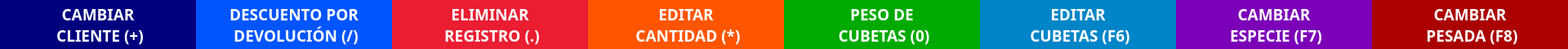
    <widget class="QFrame" name="frmOpciones">
     <property name="geometry">
      <rect>
       <x>0</x>
       <y>980</y>
       <width>1920</width>
       <height>60</height>
      </rect>
     </property>
     <property name="frameShape">
      <enum>QFrame::StyledPanel</enum>
     </property>
     <property name="frameShadow">
      <enum>QFrame::Raised</enum>
     </property>
     <widget class="QLabel" name="btnCambiarCliente">
      <property name="geometry">
       <rect>
        <x>0</x>
        <y>0</y>
        <width>240</width>
        <height>60</height>
       </rect>
      </property>
      <property name="font">
       <font>
        <family>Poppins</family>
        <pointsize>14</pointsize>
        <weight>75</weight>
        <bold>true</bold>
       </font>
      </property>
      <property name="styleSheet">
       <string notr="true">background-color: rgb(0, 0, 127);
color: rgb(255, 255, 255);</string>
      </property>
      <property name="text">
       <string>CAMBIAR 
 CLIENTE (+)</string>
      </property>
      <property name="alignment">
       <set>Qt::AlignCenter</set>
      </property>
     </widget>
     <widget class="QLabel" name="btnDescuentoXDevolucion">
      <property name="geometry">
       <rect>
        <x>240</x>
        <y>0</y>
        <width>240</width>
        <height>60</height>
       </rect>
      </property>
      <property name="font">
       <font>
        <family>Poppins</family>
        <pointsize>14</pointsize>
        <weight>75</weight>
        <bold>true</bold>
       </font>
      </property>
      <property name="styleSheet">
       <string notr="true">background-color: rgb(0, 85, 255);
color: rgb(255, 255, 255);</string>
      </property>
      <property name="text">
       <string>DESCUENTO POR 
 DEVOLUCIÓN (/)</string>
      </property>
      <property name="alignment">
       <set>Qt::AlignCenter</set>
      </property>
     </widget>
     <widget class="QLabel" name="btnEliminarUltimaPesada">
      <property name="geometry">
       <rect>
        <x>480</x>
        <y>0</y>
        <width>240</width>
        <height>60</height>
       </rect>
      </property>
      <property name="font">
       <font>
        <family>Poppins</family>
        <pointsize>14</pointsize>
        <weight>75</weight>
        <bold>true</bold>
       </font>
      </property>
      <property name="styleSheet">
       <string notr="true">background-color: rgb(234, 29, 49);
color: rgb(255, 255, 255);</string>
      </property>
      <property name="text">
       <string>ELIMINAR 
 REGISTRO (.)</string>
      </property>
      <property name="alignment">
       <set>Qt::AlignCenter</set>
      </property>
     </widget>
     <widget class="QLabel" name="btnEditarUltimaCantidad">
      <property name="geometry">
       <rect>
        <x>720</x>
        <y>0</y>
        <width>240</width>
        <height>60</height>
       </rect>
      </property>
      <property name="font">
       <font>
        <family>Poppins</family>
        <pointsize>14</pointsize>
        <weight>75</weight>
        <bold>true</bold>
       </font>
      </property>
      <property name="styleSheet">
       <string notr="true">background-color: rgb(255, 85, 0);
color: rgb(255, 255, 255);</string>
      </property>
      <property name="text">
       <string>EDITAR 
 CANTIDAD (*)</string>
      </property>
      <property name="alignment">
       <set>Qt::AlignCenter</set>
      </property>
     </widget>
     <widget class="QLabel" name="btnIngresarPesoJabas">
      <property name="geometry">
       <rect>
        <x>960</x>
        <y>0</y>
        <width>240</width>
        <height>60</height>
       </rect>
      </property>
      <property name="font">
       <font>
        <family>Poppins</family>
        <pointsize>14</pointsize>
        <weight>75</weight>
        <bold>true</bold>
       </font>
      </property>
      <property name="styleSheet">
       <string notr="true">background-color: rgb(0, 170, 0);
color: rgb(255, 255, 255);</string>
      </property>
      <property name="text">
       <string>PESO DE 
 CUBETAS (0)</string>
      </property>
      <property name="alignment">
       <set>Qt::AlignCenter</set>
      </property>
     </widget>
     <widget class="QLabel" name="btnEditarUltimaCantidad_2">
      <property name="geometry">
       <rect>
        <x>1200</x>
        <y>0</y>
        <width>240</width>
        <height>60</height>
       </rect>
      </property>
      <property name="font">
       <font>
        <family>Poppins</family>
        <pointsize>14</pointsize>
        <weight>75</weight>
        <bold>true</bold>
       </font>
      </property>
      <property name="styleSheet">
       <string notr="true">background-color: rgb(0, 133, 200);
color: rgb(255, 255, 255);</string>
      </property>
      <property name="text">
       <string>EDITAR 
 CUBETAS (F6)</string>
      </property>
      <property name="alignment">
       <set>Qt::AlignCenter</set>
      </property>
     </widget>
     <widget class="QLabel" name="btnCambiarEspecie">
      <property name="geometry">
       <rect>
        <x>1440</x>
        <y>0</y>
        <width>240</width>
        <height>60</height>
       </rect>
      </property>
      <property name="font">
       <font>
        <family>Poppins</family>
        <pointsize>14</pointsize>
        <weight>75</weight>
        <bold>true</bold>
       </font>
      </property>
      <property name="styleSheet">
       <string notr="true">background-color: rgb(123, 0, 184);
color: rgb(255, 255, 255);</string>
      </property>
      <property name="text">
       <string>CAMBIAR 
 ESPECIE (F7)</string>
      </property>
      <property name="alignment">
       <set>Qt::AlignCenter</set>
      </property>
     </widget>
     <widget class="QLabel" name="btnCambiarPesada">
      <property name="geometry">
       <rect>
        <x>1680</x>
        <y>0</y>
        <width>240</width>
        <height>60</height>
       </rect>
      </property>
      <property name="font">
       <font>
        <family>Poppins</family>
        <pointsize>14</pointsize>
        <weight>75</weight>
        <bold>true</bold>
       </font>
      </property>
      <property name="styleSheet">
       <string notr="true">background-color: rgb(170, 0, 0);
color: rgb(255, 255, 255);</string>
      </property>
      <property name="text">
       <string>CAMBIAR
 PESADA (F8)</string>
      </property>
      <property name="alignment">
       <set>Qt::AlignCenter</set>
      </property>
     </widget>
    </widget>
